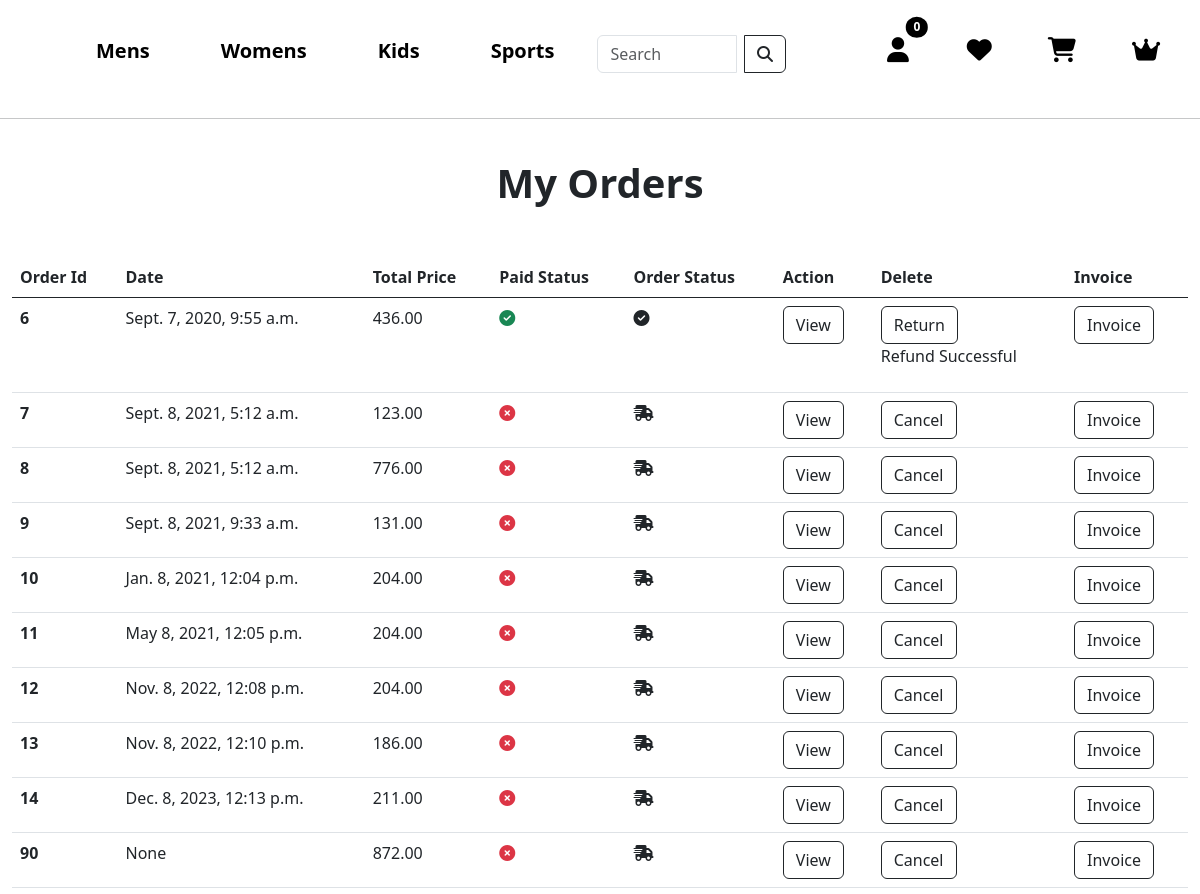
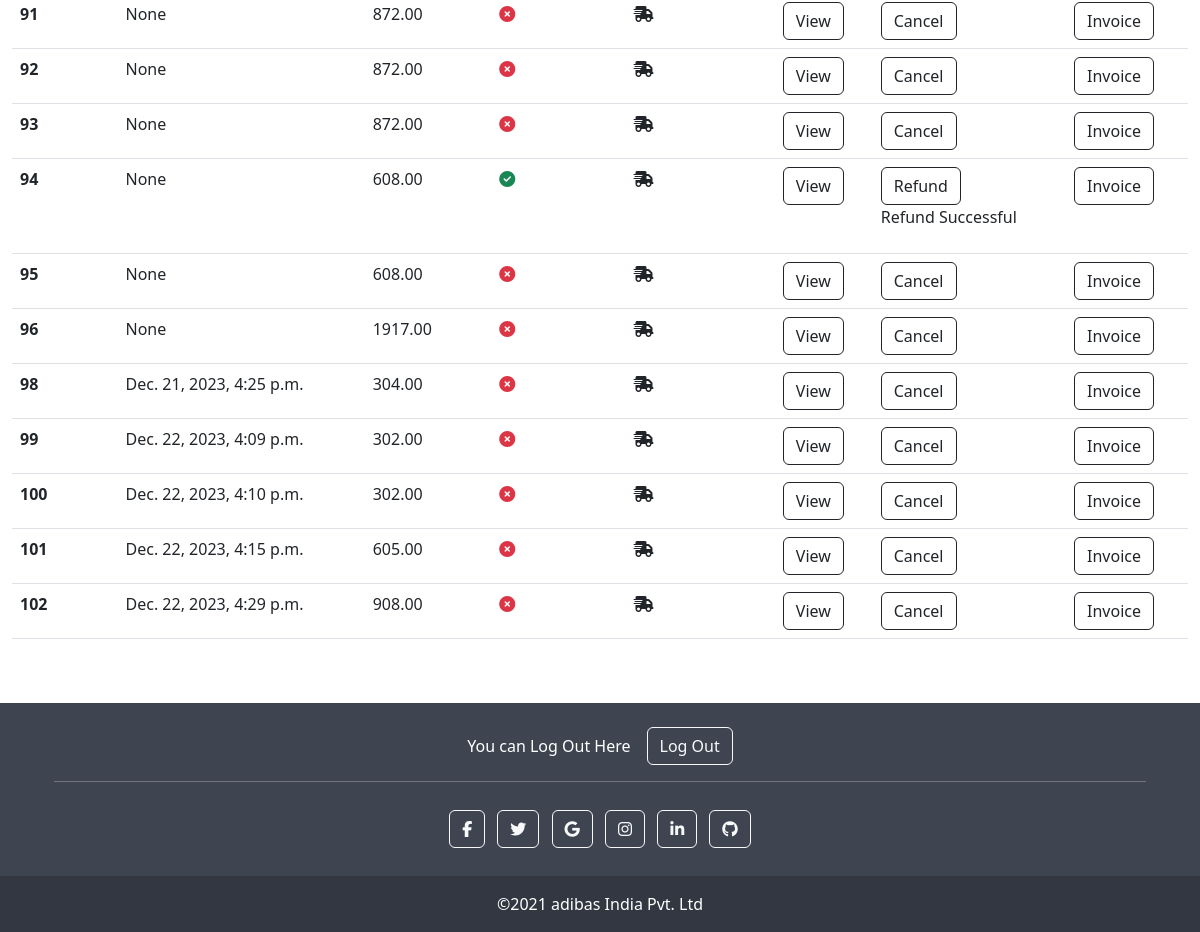
The page /order_list/ (signed in) on the database as committed earlier (2 pictures, top to bottom).
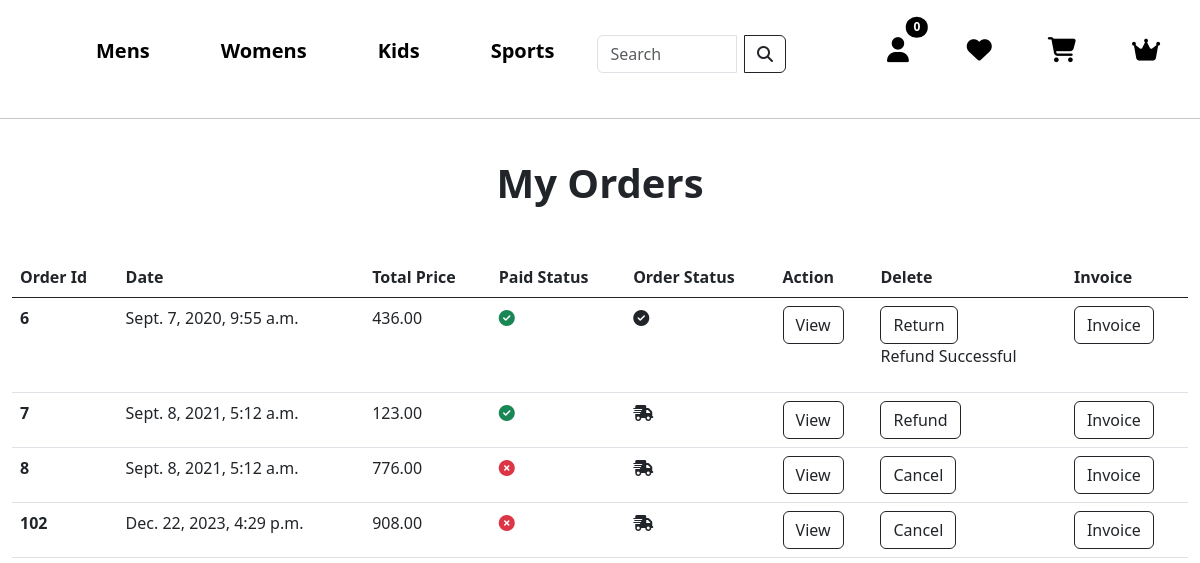
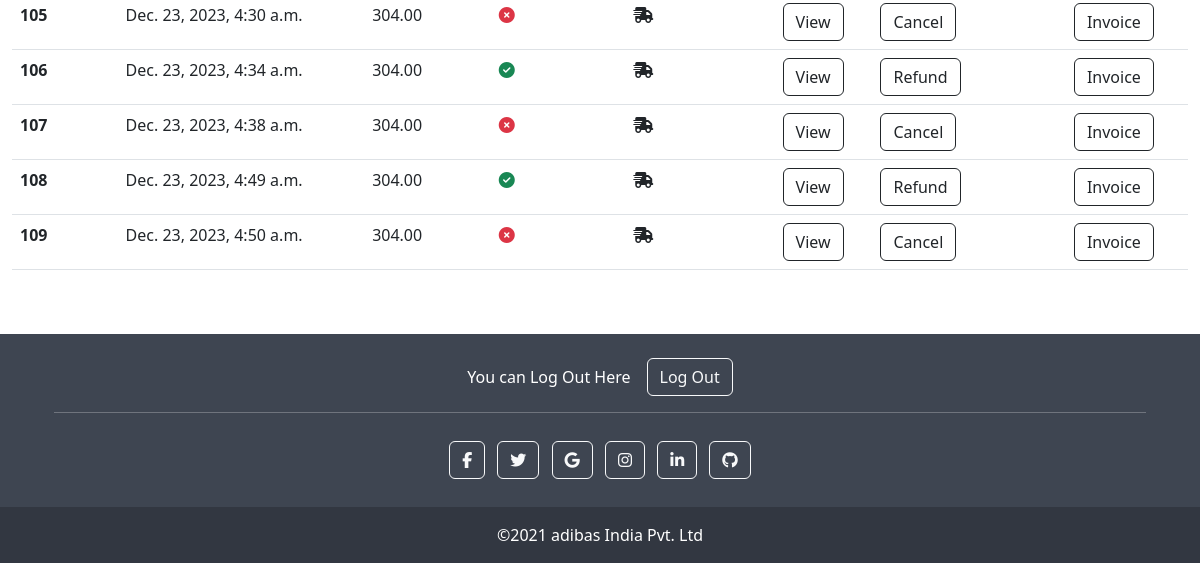
The same page on the database as committed later (2 pictures, top to bottom).
### core/models.py (models this page shows, shortened)
class TopCategory(models.Model):
    tcid = ShortUUIDField(unique=True, length=10, max_length=20, prefix='tcat', alphabet="abcdefgh12345")
    title = models.CharField(max_length=200)
    class Meta:
        verbose_name_plural = "Top Categories"

class CartOrder(models.Model):
    user = models.ForeignKey(CustomUser, on_delete=models.CASCADE)
    price = models.DecimalField(max_digits=999999, decimal_places=2)
    paid_status = models.BooleanField(default=False)
    order_date = models.DateTimeField(auto_now_add = True, null=True, blank=True)
    product_status = models.CharField(choices=STATUS_CHOICE, max_length=30, default='processing', null=True, blank=True)
    status = models.CharField(choices=STATUS, max_length=30, null=True, blank=True, default=None)
    is_rejected = models.BooleanField(default=False, null=True, blank=True)
    class Meta:
        verbose_name_plural = "Cart Orders"

### core/views.py (the view)
# urls.py: path('order_list/', views.order_list, name='order_list'),
def order_list(request):
    orders = CartOrder.objects.filter(user=request.user)
    context = {
        'orders' : orders,
            }
    return render(request, 'order_list.html', context)

### core/context_processor.py (called while the page is built)
def default(request):
    top = TopCategory.objects.all()
    cat = Category.objects.all()
    min_max_price = Product.objects.aggregate(Min('price'), Max('price'))
    return {
        'top':top,
        'cat': cat,
        'min_max_price': min_max_price
    }

### templates/order_list.html (shortened to what the changed rows need)
{% extends 'base.html' %}
{% block content %}
{% load static %}
<link rel="stylesheet" type="text/css" href="{% static 'profile.css' %}">
<section>
    <div class="container-fluid">
        <table class="table table-hover">
            <thead>
                <tr>
                    <th scope="col">Order Id</th>
                    <th scope="col">Date</th>
                    <th scope="col">Total Price</th>
                    <th scope="col">Paid Status</th>
                    <th scope="col">Order Status</th>
                    <th scope="col">Action</th>
                    <th scope="col">Delete</th>
                    <th scope="col">Invoice</th>
                </tr>
            </thead>
            <tbody>
                {% for order in orders %}
                <tr>
                    <th scope="row">{{ order.id }}</th>
                    <td>{{ order.order_date }}</td>
                    <td>{{ order.price }}</td>
                    {% if order.paid_status == True %}
                    <td><i class="fa-solid fa-circle-check text-success"></i></td>
                    {% else %}
                    <td><i class="fa-solid fa-circle-xmark text-danger"></i></td>
                    {% endif %}
                    {% if order.product_status == 'processing' or order.product_status == 'shipped' %}
                    <td><i class="fa-solid fa-truck-fast"></i></td>
                    {% else %}
                    <td><i class="fa-solid fa-circle-check"></i></td>
                    {% endif %}
                    <td><a href="{% url 'order_detail' order.id %}"><button class="btn btn-outline-dark">View</button></a></td>
                    <td>
                        {% if order.is_rejected == True %}
                            <p>This order cant be Proceed</p>
                            <form action="{% url 'cancel_order' order.id %}" method="post">
                                {% csrf_token %}
                                    <button type="submit" class="btn btn-outline-dark">Cancel</button>
                            </form>
                        {% else %}
                            {% if order.product_status == 'delivered' %}
                                <a style="text-decoration: none;" href="{% url 'refund_order' order.id %}"><button class="btn btn-outline-dark">Return</button></a>
                                {% if order.status == 'refund_requested' %}
                                    <p>Refund Requested</p>
                                {% elif order.status == 'refund_approved' %}
                                    <a style="text-decoration: none;" href="{% url 'approve_refund' order.id %}"><button class="btn btn-outline-dark">Confirm Refund</button></a>
                                {% elif order.status == 'refund_successful' %}
                                    <p>Refund Successful</p>
                                {% endif %}
                            {% else %}
                                {% if order.paid_status %}
                                    <a style="text-decoration: none;" href="{% url 'refund_order' order.id %}"><button class="btn btn-outline-dark">Refund</button></a>
                                    {% if order.status == 'refund_requested' %}
                                        <p>Refund Requested</p>
                                    {% elif order.status == 'refund_approved' %}
                                        <a style="text-decoration: none;" href="{% url 'approve_refund' order.id %}"><button class="btn btn-outline-dark">Confirm Refund</button></a>
                                    {% elif order.status == 'refund_successful' %}
                                        <p>Refund Successful</p>
                                    {% endif %}
                                {% else %}
                                    <form action="{% url 'cancel_order' order.id %}" method="post">
                                        <button type="submit" class="btn btn-outline-dark">Cancel</button>
                                    </form>
                                {% endif %}
                            {% endif %}
                        {% endif %}
                    </td>
                    <td><a href="{% url 'user_invoice' order.id %}"><button class="btn btn-outline-dark">Invoice</button></a></td>
                </tr>
                {% endfor %}
            </tbody>
        </table>
    </div>
</section>
{% endblock content%}

### templates/base.html (shortened to what the changed rows need)
{% load static %}
<!doctype html>
<html lang="en">
    <head>
    <link href="https://cdn.jsdelivr.net/npm/bootstrap@5.0.2/dist/css/bootstrap.min.css" rel="stylesheet">
    <link rel="stylesheet" type="text/css" href="{% static 'style.css' %}">
    <link rel="stylesheet" href="//code.jquery.com/ui/1.13.2/themes/base/jquery-ui.css">
    <link rel="stylesheet" href="https://cdnjs.cloudflare.com/ajax/libs/font-awesome/6.4.2/css/all.min.css" />
</head>
<body>
    <nav class="navbar navbar-expand-lg navbar-light">
        <div class="container-fluid">
            <div class="collapse navbar-collapse" id="navbarSupportedContent">
                <ul class="navbar-nav me-auto mb-2 mb-lg-0">
                    {% for t in top %}
                    {% if t.title == 'Sports' %}
                    <li class="nav-item">
                        <a class="nav-link active" aria-current="page" style="font-size: 20px; color: red;" href="{% url 'mens_categories_product' t.title  %}" >{{ t.title }}</a>
                    </li>
                    {% else %}
                    <li class="nav-item">
                        <a class="nav-link active" aria-current="page" style="font-size: 20px;" href="{% url 'mens_categories_product' t.title  %}">{{ t.title }}</a>
                    </li>
                    {% endif %}
                    {% endfor %}
                </ul>
            </div>
        </div>
    </nav>
    <br>
    {% block content %}
    {% endblock content %}
<br><br>
    <link href="https://cdn.jsdelivr.net/npm/bootstrap@5.3.0/dist/css/bootstrap.min.css" rel="stylesheet">
</body>
</html>

Rows that differ between the two databases and show on the page:
removed CartOrder: id "9", order_date "Sept. 8, 2021, 9:33 a.m.", price "131.00", paid_status False (drawn), product_status "processing" (drawn), is_rejected "Cancel"
removed CartOrder: id "10", order_date "Jan. 8, 2021, 12:04 p.m.", price "204.00", paid_status False (drawn), product_status "processing" (drawn), is_rejected "Cancel"
removed CartOrder: id "11", order_date "May 8, 2021, 12:05 p.m.", price "204.00", paid_status False (drawn), product_status "processing" (drawn), is_rejected "Cancel"
removed CartOrder: id "12", order_date "Nov. 8, 2022, 12:08 p.m.", price "204.00", paid_status False (drawn), product_status "processing" (drawn), is_rejected "Cancel"
removed CartOrder: id "13", order_date "Nov. 8, 2022, 12:10 p.m.", price "186.00", paid_status False (drawn), product_status "processing" (drawn), is_rejected "Cancel"
removed CartOrder: id "14", order_date "Dec. 8, 2023, 12:13 p.m.", price "211.00", paid_status False (drawn), product_status "processing" (drawn), is_rejected "Cancel"
removed CartOrder: id "90", order_date "None", price "872.00", paid_status False (drawn), product_status "processing" (drawn), is_rejected "Cancel"
removed CartOrder: id "91", order_date "None", price "872.00", paid_status False (drawn), product_status "processing" (drawn), is_rejected "Cancel"
removed CartOrder: id "92", order_date "None", price "872.00", paid_status False (drawn), product_status "processing" (drawn), is_rejected "Cancel"
removed CartOrder: id "93", order_date "None", price "872.00", paid_status False (drawn), product_status "processing" (drawn), is_rejected "Cancel"
removed CartOrder: id "94", order_date "None", price "608.00", paid_status True (drawn), product_status "processing" (drawn), is_rejected "Refund"
removed CartOrder: id "95", order_date "None", price "608.00", paid_status False (drawn), product_status "processing" (drawn), is_rejected "Cancel"
removed CartOrder: id "96", order_date "None", price "1917.00", paid_status False (drawn), product_status "processing" (drawn), is_rejected "Cancel"
removed CartOrder: id "98", order_date "Dec. 21, 2023, 4:25 p.m.", price "304.00", paid_status False (drawn), product_status "processing" (drawn), is_rejected "Cancel"
removed CartOrder: id "99", order_date "Dec. 22, 2023, 4:09 p.m.", price "302.00", paid_status False (drawn), product_status "processing" (drawn), is_rejected "Cancel"
removed CartOrder: id "100", order_date "Dec. 22, 2023, 4:10 p.m.", price "302.00", paid_status False (drawn), product_status "processing" (drawn), is_rejected "Cancel"
removed CartOrder: id "101", order_date "Dec. 22, 2023, 4:15 p.m.", price "605.00", paid_status False (drawn), product_status "processing" (drawn), is_rejected "Cancel"
changed CartOrder id 7: paid_status "Cancel" → "Refund"
added CartOrder: id "105", order_date "Dec. 23, 2023, 4:30 a.m.", price "304.00", paid_status False (drawn), product_status "processing" (drawn), is_rejected "Cancel"
added CartOrder: id "106", order_date "Dec. 23, 2023, 4:34 a.m.", price "304.00", paid_status True (drawn), product_status "processing" (drawn), is_rejected "Refund"
added CartOrder: id "107", order_date "Dec. 23, 2023, 4:38 a.m.", price "304.00", paid_status False (drawn), product_status "processing" (drawn), is_rejected "Cancel"
added CartOrder: id "108", order_date "Dec. 23, 2023, 4:49 a.m.", price "304.00", paid_status True (drawn), product_status "processing" (drawn), is_rejected "Refund"
added CartOrder: id "109", order_date "Dec. 23, 2023, 4:50 a.m.", price "304.00", paid_status False (drawn), product_status "processing" (drawn), is_rejected "Cancel"
